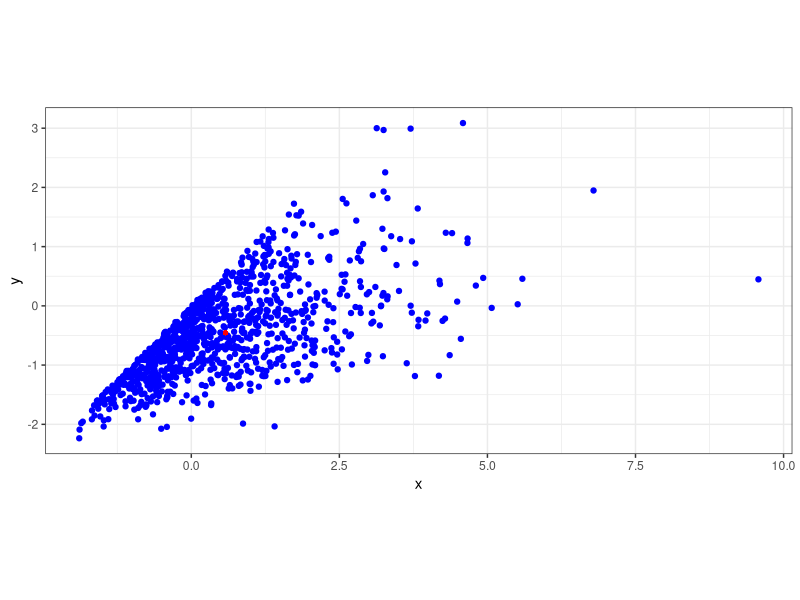

Here is the R script that generated this plot:
install.packages("ggplot2")
library(ggplot2)

set.seed(1)
xlist=c()
ylist=c()
for (i in 1:1000) {
  x=log(1/(log(1/runif(1,0,1))))
  y=log(1/log((exp(exp(-x)))/runif(1,0,1)))
  xlist=append(xlist,x)
  ylist=append(ylist,y)
}

df=data.frame(x=xlist,y=ylist)
ggplot(df,aes(x=x,y=y)) + geom_point(color='blue') + 
  geom_point(aes(x=mean(xlist),y=mean(ylist)),pch=16,col='red')+
  theme_bw()+coord_fixed(ratio=1)

#Medidas sumárias:
mean(xlist)
mean(ylist)
sd(xlist)
sd(ylist)
median(xlist)
median(ylist)
cov(xlist,ylist)
